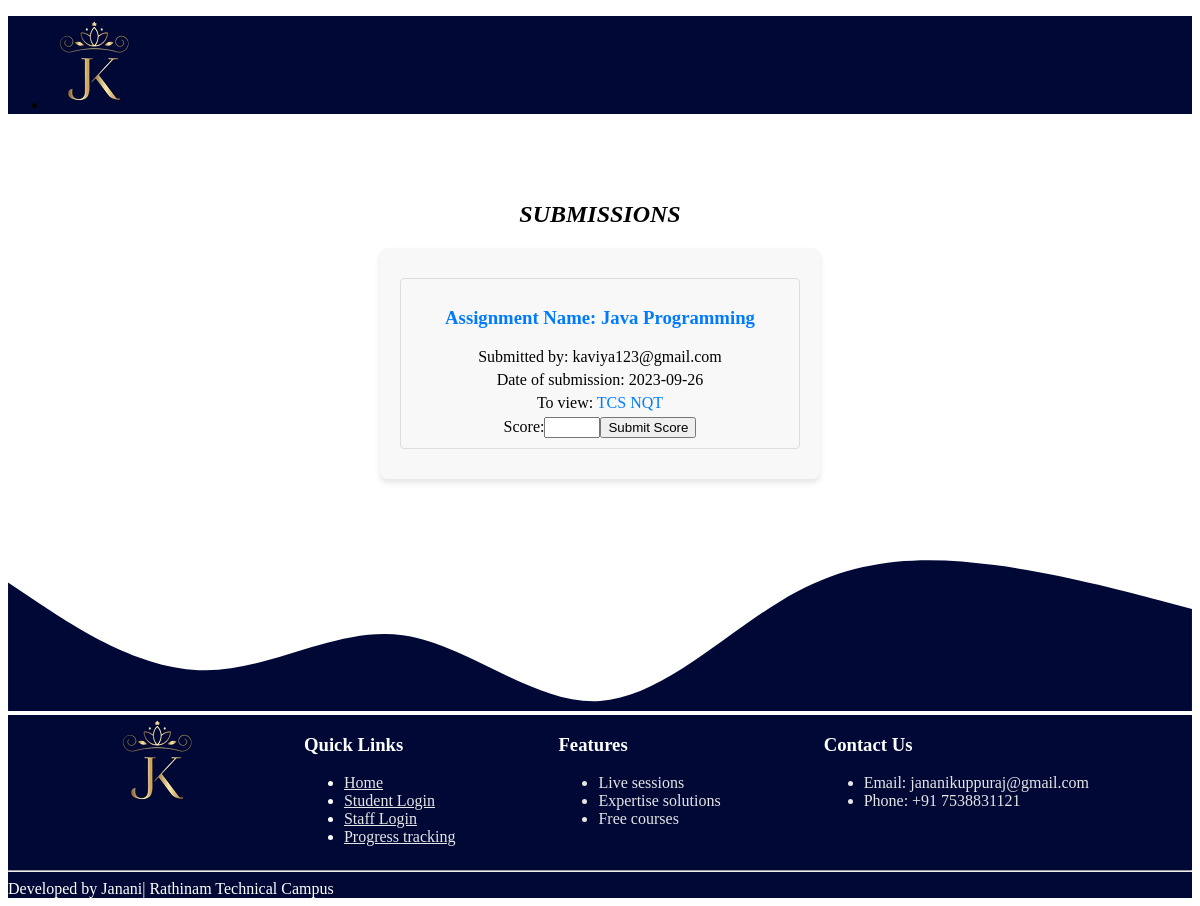
Page /int_sub.php on the committed database.
### tables this page shows
CREATE TABLE `ass_sub_int` (
  `ass_id` int(200) NOT NULL,
  `EmailAddress` varchar(500) NOT NULL,
  `ass_name` varchar(55) NOT NULL,
  `ass_doc` varchar(100) NOT NULL,
  `ass_date` date NOT NULL
);

### int_sub.php (the view, shortened to what this page needs)
<!DOCTYPE html>
<html lang="en">
<head>
    <link rel="stylesheet" href="https://cdn.jsdelivr.net/npm/uikit@3.16.26/dist/css/uikit.min.css" />
    <link rel="stylesheet" href="style.css">
    <link rel="stylesheet" href="common.css">
    <link rel="stylesheet" href="https://cdnjs.cloudflare.com/ajax/libs/font-awesome/5.12.1/css/all.min.css">
<?php
$servername = "localhost";
$username = "root";
$password = "";
$dbname = "projects";
$conn = new mysqli($servername, $username, $password, $dbname);
$sql = "SELECT ass_name, EmailAddress, ass_doc, ass_date FROM ass_sub_int";
$result = $conn->query($sql);
?>
<body>
    <div class="js-navbar">
        <nav class="uk-navbar-container">
            <div class="uk-container">
                <div uk-navbar>
                    <div class="uk-navbar-left">
                        <ul class="uk-navbar-nav">
                            <li class="uk-active">
                                <a href="#" class="js-text-white uk-text-bold">
                                    <img src="./assets/brandlogo.png" alt="">
                                </a>
                            </li>
                        </ul>
                    </div>
                </div>
            </div>
        </nav>
    <main>
        <div class="content-container">
       <i><h2><b>SUBMISSIONS</b></h2></i>
            <div class="card">
                <?php
                 if ($result->num_rows > 0) {
                    while ($row = $result->fetch_assoc()) {
                        echo '<div class="assignment">';
                        echo '<h3>Assignment Name: ' . $row['ass_name'] . '</h3>';
                        echo '<p>Submitted by: ' . $row['EmailAddress'] . '</p>';
                        echo '<p>Date of submission: ' . $row['ass_date'] . '</p>';
                        $originalFileName = pathinfo($row['ass_doc'], PATHINFO_FILENAME);
                        echo '<p>To view: <a href="' . $row['ass_doc'] . '">' . $originalFileName . '</a></p>';
                         echo '<form action="submit_score.php" method="post">';
                         echo '<label for="score">Score:</label>';
                         echo '<input type="number" name="score" id="score" min="0" max="10" required>';
                         echo '<input type="submit" value="Submit Score">';
                         echo '</form>';
                        echo '</div>';
                    }
                } else {
                    echo '<p>No assignments found.</p>';
                }
                ?>
            </div>
        </div>
    </main>
    <div class="uk-section  uk-padding-small uk-padding-remove-bottom">
<footer class="lms-footer">
<div class="footer-content">
    <div class="footer-logo">
        <img src="./assets/brandlogo.png" alt="LMS Logo">
    </div>
    <div class="footer-links">
        <h3 class="text-white">Quick Links</h3>
        <ul class="uk-list uk-list-hyphen">
            <li><a href="#" class="text-cray">Home</a></li>
            <li><a href="student_login.html" class="text-cray">Student Login</a></li>
            <li><a href="staff_login.html" class="text-cray">Staff Login</a></li>
            <li><a href="#" class="text-cray">Progress tracking</a></li>
        </ul>
    </div>
    <div class="features">
        <h3 class="text-white">Features</h3>
        <ul>
            <li class="text-cray">Live sessions</li>
            <li class="text-cray">Expertise solutions</li>
            <li class="text-cray">Free courses</li>
        </ul>
    </div>
    <div class="footer-contact">
        <h3 class="text-white">Contact Us</h3>
        <ul class="uk-list uk-list-hyphen">
            <li class="text-cray">Email: jananikuppuraj@gmail.com</li>
            <li class="text-cray">Phone: +91 7538831121</li>
        </ul>
    </div>
    </div>
<hr><div class="footer-copyright uk-text-center">
    Developed by Janani| Rathinam Technical Campus
</div>
</div>
</body>
</html>

### style.css (style rules this page uses)
:root { --pink: #f51983; --white: #fff; --black: #000; --grey: #c2c2c2; --blue: #000836; --light-blue: #002866; --gold: #cca968; }
.uk-navbar-container:not(.uk-navbar-transparent) { background: var(--blue); }
.js-text-white { color: var(--white) !important; }
.lms-footer { background-color: var(--blue); color: #fff; width: 100%; }
.footer-content { max-width: 1200px; margin: 0; display: flex; flex-wrap: wrap; justify-content: space-evenly; align-items: flex-start; }
.footer-logo img { max-width: 150px; height: auto; }

### common.css (style rules this page uses)
:root { --pink: #f51983; --white: #fff; --black: #000; --grey: #c2c2c2; --blue: #000836; --light-blue: #002866; }
.text-white { color: var(--white); }
.text-cray { color: #e6e6e6; }

### int_sub.php (style rules this page uses)
.content-container { display: flex; justify-content: center; align-items: center; min-height: 50vh; flex-direction: column; }
.card { background-color: #f8f8f8; border-radius: 8px; box-shadow: 0 4px 6px rgba(0, 0, 0, 0.1); padding: 20px; width: 400px; text-align: center; }
.card h3 { color: #007bff; }
.assignment { border: 1px solid #ddd; padding: 10px; margin: 10px 0; border-radius: 4px; }
.assignment p { margin: 5px 0; }
.assignment a { color: #007bff; text-decoration: none; }

### rows in the picture
ass_sub_int: ass_name "Java Programming", EmailAddress "kaviya123@gmail.com", ass_date "2023-09-26", ass_doc "TCS NQT"
